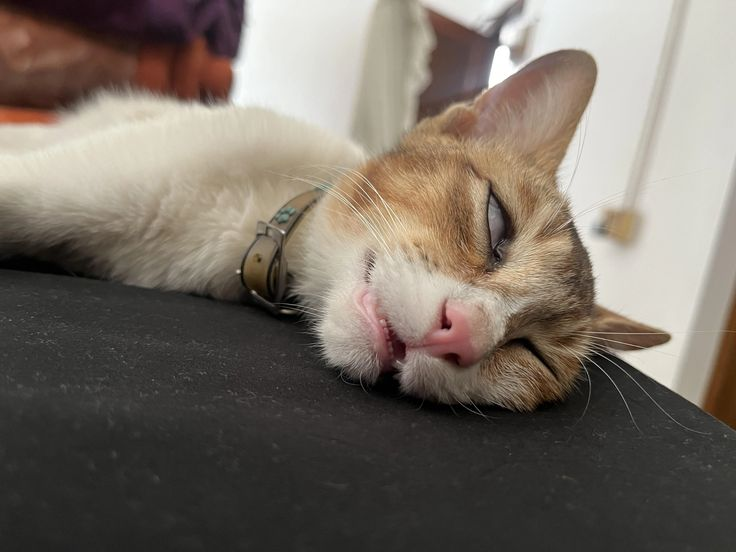
#> input picture cat fact/facts/1/image.jpg, 736 x 552 px; its folder holds only this picture in this run
$ python -i app.py   (imports and definitions only)
#> lines starting #> are read from the running program, lines starting #| are printed output that depends on the picture
from flask import Flask, send_file, send_from_directory
from PIL import Image, ImageDraw, ImageFont, ImageFilter
import os
import random
from io import BytesIO

# [1 line not run here, left out]

FACTS_DIR = "facts"
FONT_PATH = os.path.join("fonts", "arial.ttf")   # ← your font

shuffle_queue = []


# -----------------------------------
# LOAD AVAILABLE FACTS
# -----------------------------------
def get_fact_folders():
    return sorted([
        int(name)
        for name in os.listdir(FACTS_DIR)
        if name.isdigit() and os.path.isdir(os.path.join(FACTS_DIR, name))
    ])


# -----------------------------------
# SHUFFLE PLAY QUEUE
# -----------------------------------
def refill_shuffle_queue():
    global shuffle_queue
    folders = get_fact_folders()
    shuffle_queue = folders.copy()
    random.shuffle(shuffle_queue)
    print("🔄 Shuffle queue rebuilt:", shuffle_queue)


# [20 lines left out: functions get_next_fact, load_fact, not called in this run]


# -----------------------------------
# IMAGE EDIT FUNCTIONS
# -----------------------------------
def upscale_background(img, w=1920, h=1080):
    bg = img.copy().resize((w, h), Image.LANCZOS)
    return bg.filter(ImageFilter.GaussianBlur(40))


# [57 lines left out: functions fit_center, draw_text, not called in this run]


# -----------------------------------
 # FRONTEND
# -----------------------------------
# [3 lines that did not run here, left out]


# -----------------------------------
# API ENDPOINT
# -----------------------------------
# [20 lines that did not run here, left out]


# -----------------------------------
# VERCEL: INIT SHUFFLE
# -----------------------------------
refill_shuffle_queue()


# DO NOT RUN SERVER HERE (Vercel will run automatically)
# [2 lines not run here, left out]

>>> import cv2
>>> picture = cv2.imread('facts/1/image.jpg', cv2.IMREAD_GRAYSCALE)
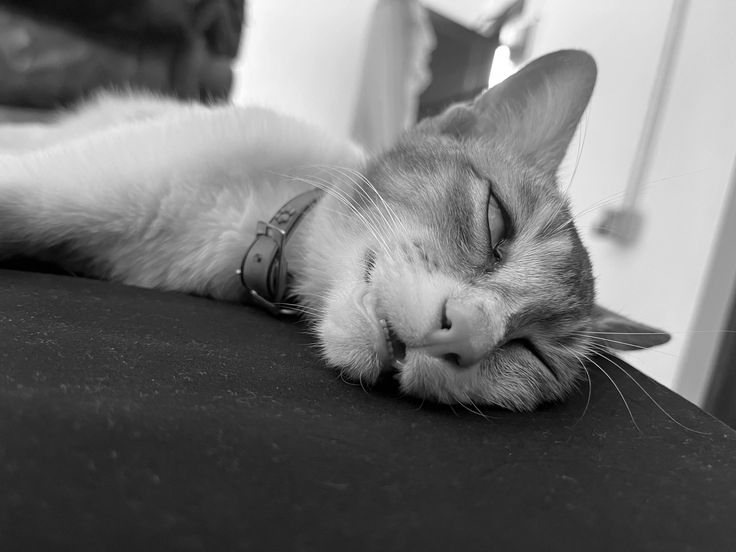
#> picture: shape (552, 736); min 0, max 255, mean 112.3
>>> result = upscale_background(picture)
#> (the run stopped early here; a loop or call above may not have finished)
